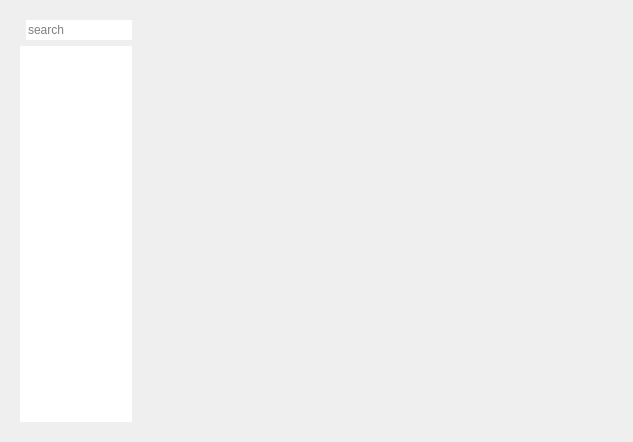
<?xml version="1.0" encoding="UTF-8"?>
<ui version="4.0">
 <class>Form</class>
 <widget class="QWidget" name="Form">
  <property name="geometry">
   <rect>
    <x>0</x>
    <y>0</y>
    <width>633</width>
    <height>442</height>
   </rect>
  </property>
  <property name="windowTitle">
   <string>Form</string>
  </property>
  <layout class="QGridLayout" name="gridLayout_4">
   <item row="1" column="1">
    <widget class="QFrame" name="frame">
     <property name="frameShape">
      <enum>QFrame::NoFrame</enum>
     </property>
     <property name="frameShadow">
      <enum>QFrame::Plain</enum>
     </property>
     <layout class="QGridLayout" name="gridLayout_3">
      <item row="0" column="0">
       <widget class="QLabel" name="image">
        <property name="text">
         <string/>
        </property>
        <property name="alignment">
         <set>Qt::AlignCenter</set>
        </property>
       </widget>
      </item>
     </layout>
    </widget>
   </item>
   <item row="1" column="0" rowspan="3">
    <widget class="QFrame" name="frame_2">
     <property name="sizePolicy">
      <sizepolicy hsizetype="Fixed" vsizetype="Preferred">
       <horstretch>0</horstretch>
       <verstretch>0</verstretch>
      </sizepolicy>
     </property>
     <property name="maximumSize">
      <size>
       <width>130</width>
       <height>16777215</height>
      </size>
     </property>
     <property name="frameShape">
      <enum>QFrame::NoFrame</enum>
     </property>
     <property name="frameShadow">
      <enum>QFrame::Plain</enum>
     </property>
     <layout class="QGridLayout" name="gridLayout">
      <item row="0" column="1">
       <widget class="QLineEdit" name="line_search">
        <property name="styleSheet">
         <string notr="true"/>
        </property>
        <property name="frame">
         <bool>false</bool>
        </property>
        <property name="placeholderText">
         <string>search</string>
        </property>
       </widget>
      </item>
      <item row="1" column="0" colspan="2">
       <widget class="QListWidget" name="list_widget">
        <property name="styleSheet">
         <string notr="true"/>
        </property>
        <property name="frameShape">
         <enum>QFrame::NoFrame</enum>
        </property>
        <property name="frameShadow">
         <enum>QFrame::Plain</enum>
        </property>
        <property name="gridSize">
         <size>
          <width>30</width>
          <height>30</height>
         </size>
        </property>
       </widget>
      </item>
     </layout>
    </widget>
   </item>
   <item row="2" column="1">
    <widget class="QLabel" name="title">
     <property name="sizePolicy">
      <sizepolicy hsizetype="Preferred" vsizetype="Fixed">
       <horstretch>0</horstretch>
       <verstretch>0</verstretch>
      </sizepolicy>
     </property>
     <property name="font">
      <font>
       <pointsize>11</pointsize>
      </font>
     </property>
     <property name="cursor">
      <cursorShape>IBeamCursor</cursorShape>
     </property>
     <property name="text">
      <string/>
     </property>
     <property name="alignment">
      <set>Qt::AlignCenter</set>
     </property>
     <property name="textInteractionFlags">
      <set>Qt::LinksAccessibleByMouse|Qt::TextSelectableByMouse</set>
     </property>
    </widget>
   </item>
   <item row="3" column="1">
    <widget class="QFrame" name="frame_3">
     <property name="sizePolicy">
      <sizepolicy hsizetype="Preferred" vsizetype="Fixed">
       <horstretch>0</horstretch>
       <verstretch>0</verstretch>
      </sizepolicy>
     </property>
     <property name="frameShape">
      <enum>QFrame::NoFrame</enum>
     </property>
     <property name="frameShadow">
      <enum>QFrame::Plain</enum>
     </property>
     <layout class="QGridLayout" name="gridLayout_2">
      <item row="0" column="0">
       <widget class="QTextEdit" name="text_edit">
        <property name="font">
         <font>
          <pointsize>10</pointsize>
         </font>
        </property>
        <property name="styleSheet">
         <string notr="true">background: transparent;</string>
        </property>
        <property name="frameShape">
         <enum>QFrame::NoFrame</enum>
        </property>
        <property name="frameShadow">
         <enum>QFrame::Plain</enum>
        </property>
        <property name="readOnly">
         <bool>true</bool>
        </property>
       </widget>
      </item>
     </layout>
    </widget>
   </item>
  </layout>
 </widget>
 <resources/>
 <connections/>
</ui>
